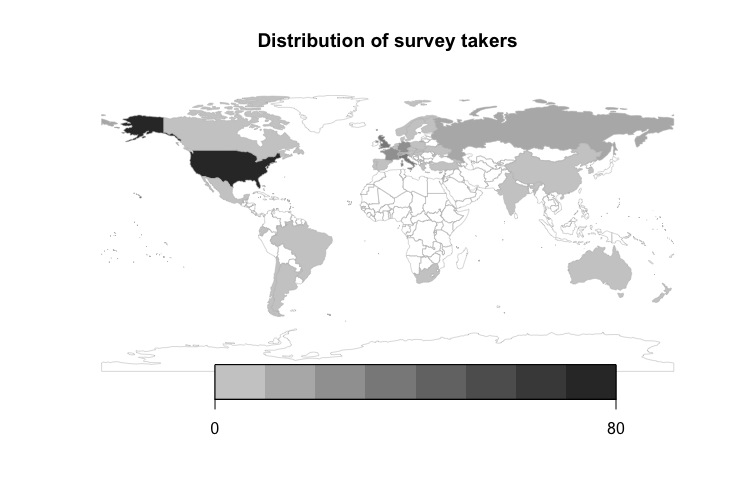

This chart was generated by the following R code:
library(rworldmap)
country = read.csv("country.csv")

n <- joinCountryData2Map(country, joinCode = "NAME", nameJoinColumn = "country")
mapCountryData (n, 
                nameColumnToPlot = "count", 
                mapTitle = "Distribution of survey takers",
                colourPalette = "white2Black",
                catMethod = "pretty")
